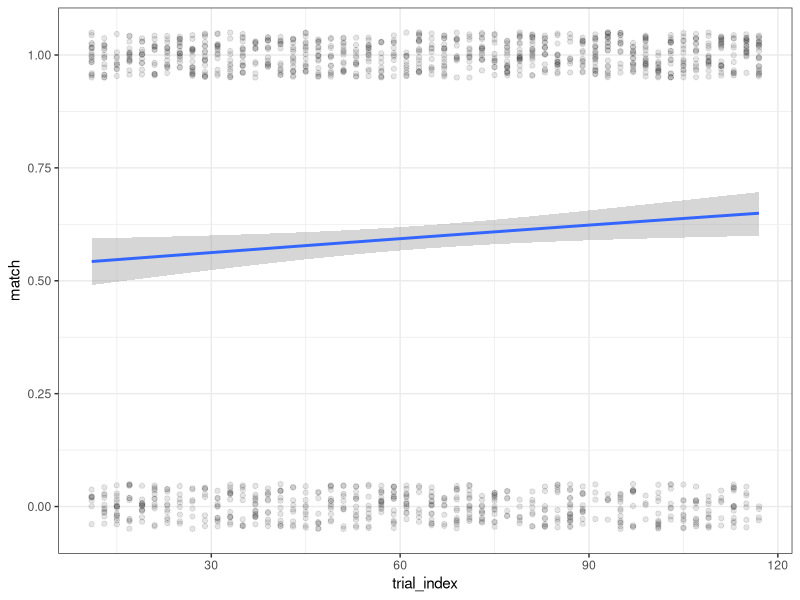
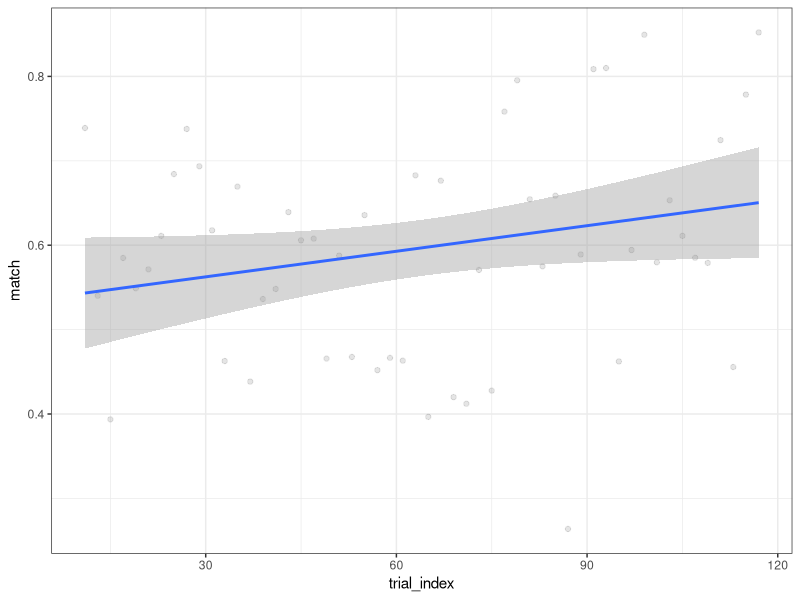
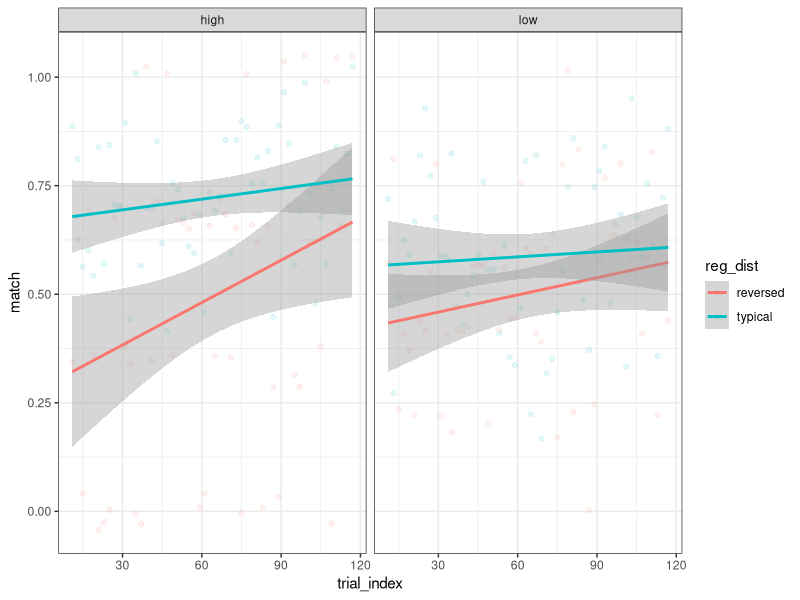
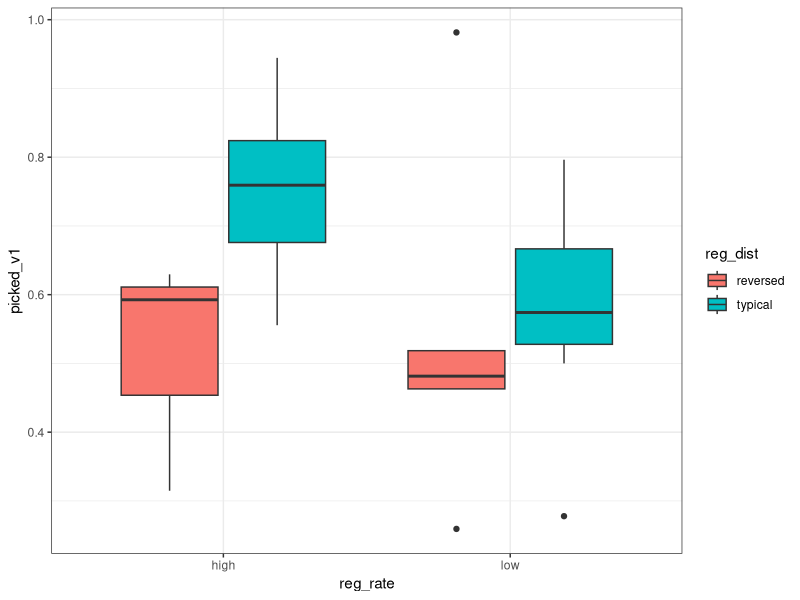
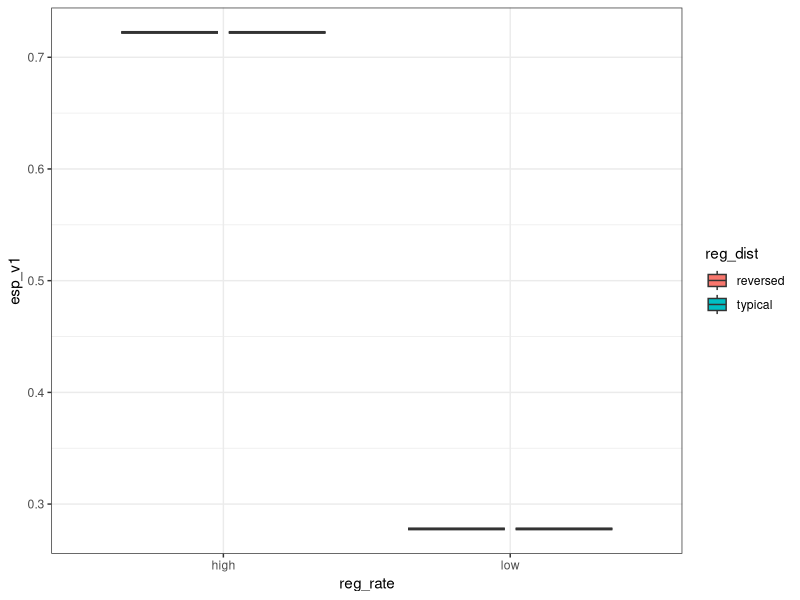
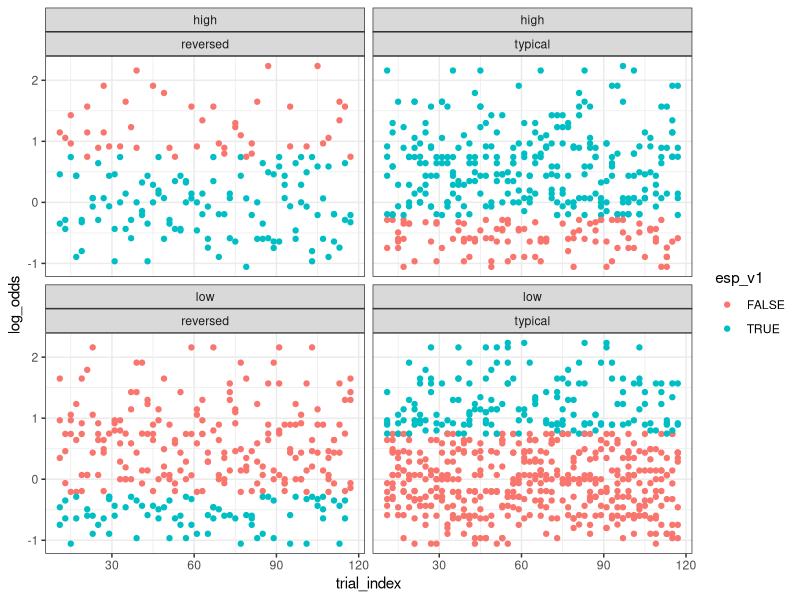
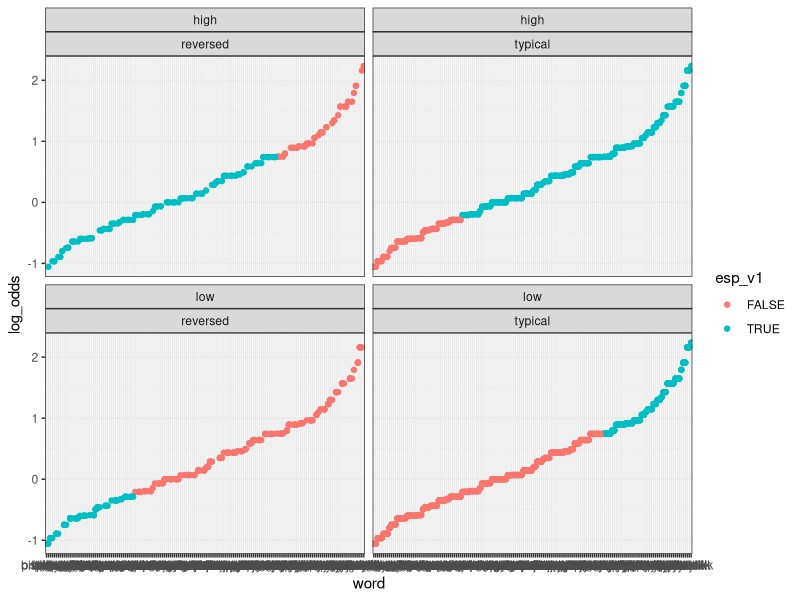
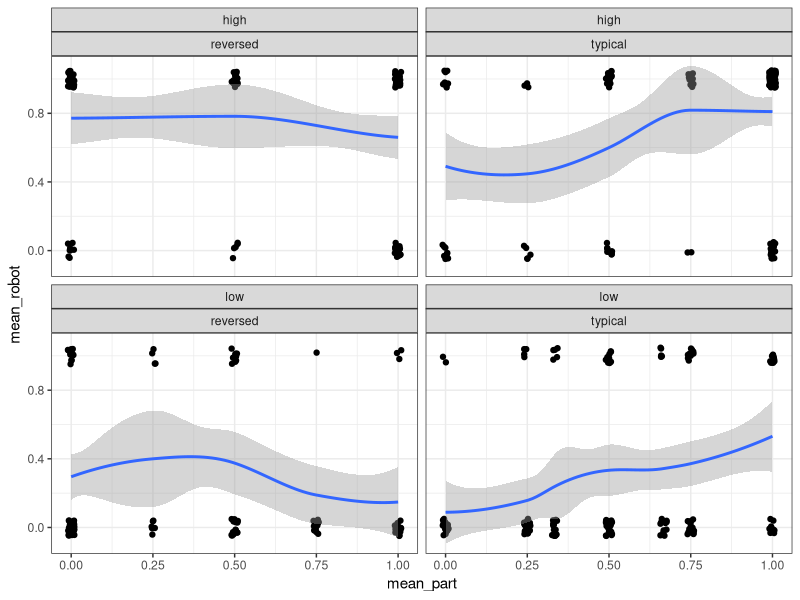

Write the R code that produced these figures, in order.
setwd('~/Github/Racz2024/')
library(tidyverse)

d = read_tsv('exp_data/esp/esp_master.tsv')

# baj lesz

d %>% 
  filter(picked_left) %>% 
  count(part_id,trial_kind) %>% 
  filter(n > 40)

d %>% 
  filter(trial_kind %in% c('esp trial', 'posttest trial')) %>% 
  mutate(
    missing = is.na(response_string)
  ) %>% 
  filter(missing) %>% 
  count(part_id,trial_kind)

# list counts

# when a list hits 7 take it out since we want 3*7 participants for each list
d %>% 
  pull(part_id) %>% 
  unique() %>% 
  length()

d %>% 
  filter(trial_kind == 'esp trial') %>% 
  distinct(part_id,list_number,reg_rate,reg_dist) %>% 
  count(list_number,reg_rate,reg_dist)

# esp

d %>% 
  filter(trial_kind == 'esp trial') %>%
  mutate(match = as.double(esp_match)) %>% 
  ggplot(aes(trial_index, match)) +
  geom_jitter(width = .01, height = .05, alpha = .1) +
  geom_smooth(method = glm, method.args= list(family="binomial")) +
  theme_bw()

d %>% 
  filter(trial_kind == 'esp trial') %>%
  group_by(trial_index) %>% 
  summarise(match = mean(esp_match)) %>% 
  ggplot(aes(trial_index, match)) +
  geom_jitter(width = .01, height = .05, alpha = .1) +
  geom_smooth(method = 'lm') +
  theme_bw()

d %>% 
  filter(trial_kind == 'esp trial') %>%
  group_by(trial_index,reg_rate,reg_dist) %>% 
  summarise(match = mean(esp_match)) %>% 
  ggplot(aes(trial_index, match, colour = reg_dist)) +
  geom_jitter(width = .01, height = .05, alpha = .1) +
  geom_smooth(method = 'lm') +
  theme_bw() +
  facet_wrap( ~ reg_rate)

# posttest

d %>% 
  filter(trial_kind == 'posttest trial') %>%
  group_by(part_id,reg_rate,reg_dist) %>% 
  summarise(picked_v1 = mean(picked_v1)) %>% 
  ggplot(aes(reg_rate,picked_v1,fill = reg_dist)) +
  geom_boxplot() +
  theme_bw()

d %>% 
  filter(trial_kind == 'esp trial') %>%
  group_by(part_id,reg_rate,reg_dist) %>% 
  summarise(esp_v1 = mean(esp_v1)) %>% 
  ggplot(aes(reg_rate,esp_v1,fill = reg_dist)) +
  geom_boxplot() +
  theme_bw()

# something something specific picks in esp?
d %>% 
  filter(trial_kind == 'esp trial') %>%
  ggplot(aes(trial_index,log_odds,colour = esp_v1)) +
  geom_point() +
  theme_bw() +
  facet_wrap(~ reg_rate + reg_dist)

d %>% 
  filter(trial_kind == 'esp trial') %>%
  mutate(word = fct_reorder(base,log_odds)) %>% 
  ggplot(aes(word,log_odds,colour = esp_v1)) +
  geom_point() +
  theme_bw() +
  facet_wrap(~ reg_rate + reg_dist)

d %>% 
  filter(trial_kind == 'esp trial') %>%
  mutate(word = fct_reorder(base, log_odds)) %>% 
  group_by(word,reg_rate,reg_dist) %>% 
  summarise(
    mean_part = mean(picked_v1),
    mean_robot = mean(esp_v1)
  ) %>% 
  ggplot(aes(mean_part,mean_robot)) +
  geom_jitter(width = .01, height = .05) +
  geom_smooth() +
  theme_bw() +
  facet_wrap(~ reg_rate + reg_dist)
